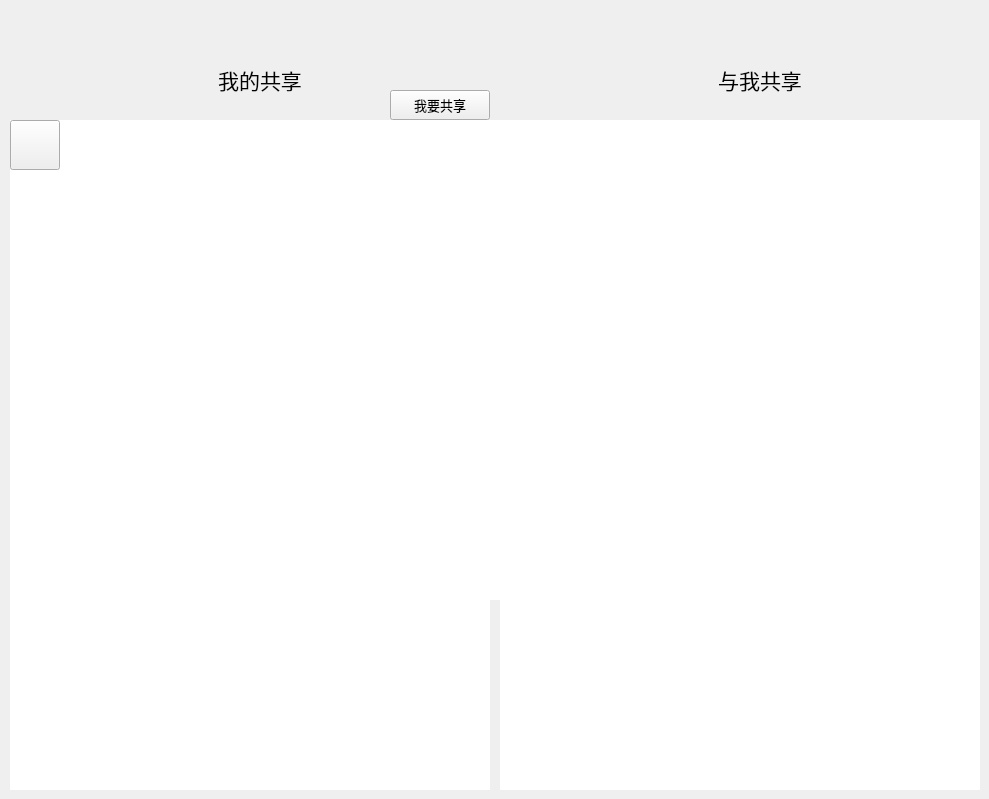
    <widget class="QWidget" name="page3">
     <widget class="QLabel" name="p3_share1">
      <property name="geometry">
       <rect>
        <x>200</x>
        <y>60</y>
        <width>120</width>
        <height>40</height>
       </rect>
      </property>
      <property name="minimumSize">
       <size>
        <width>120</width>
        <height>40</height>
       </size>
      </property>
      <property name="maximumSize">
       <size>
        <width>120</width>
        <height>40</height>
       </size>
      </property>
      <property name="font">
       <font>
        <family>微软雅黑</family>
        <pointsize>16</pointsize>
       </font>
      </property>
      <property name="text">
       <string>我的共享</string>
      </property>
      <property name="alignment">
       <set>Qt::AlignCenter</set>
      </property>
     </widget>
     <widget class="QLabel" name="p3_shared1">
      <property name="geometry">
       <rect>
        <x>700</x>
        <y>60</y>
        <width>120</width>
        <height>40</height>
       </rect>
      </property>
      <property name="minimumSize">
       <size>
        <width>120</width>
        <height>40</height>
       </size>
      </property>
      <property name="maximumSize">
       <size>
        <width>120</width>
        <height>40</height>
       </size>
      </property>
      <property name="font">
       <font>
        <family>微软雅黑</family>
        <pointsize>16</pointsize>
       </font>
      </property>
      <property name="text">
       <string>与我共享</string>
      </property>
      <property name="alignment">
       <set>Qt::AlignCenter</set>
      </property>
     </widget>
     <widget class="QPushButton" name="p3_wantshare">
      <property name="geometry">
       <rect>
        <x>390</x>
        <y>90</y>
        <width>100</width>
        <height>30</height>
       </rect>
      </property>
      <property name="minimumSize">
       <size>
        <width>100</width>
        <height>30</height>
       </size>
      </property>
      <property name="maximumSize">
       <size>
        <width>100</width>
        <height>30</height>
       </size>
      </property>
      <property name="font">
       <font>
        <family>微软雅黑</family>
        <pointsize>10</pointsize>
       </font>
      </property>
      <property name="text">
       <string>我要共享</string>
      </property>
     </widget>
     <widget class="QListView" name="p3_share">
      <property name="geometry">
       <rect>
        <x>10</x>
        <y>120</y>
        <width>480</width>
        <height>670</height>
       </rect>
      </property>
      <property name="minimumSize">
       <size>
        <width>480</width>
        <height>670</height>
       </size>
      </property>
      <property name="maximumSize">
       <size>
        <width>480</width>
        <height>670</height>
       </size>
      </property>
      <property name="frameShape">
       <enum>QFrame::NoFrame</enum>
      </property>
     </widget>
     <widget class="QListView" name="p3_shared">
      <property name="geometry">
       <rect>
        <x>500</x>
        <y>120</y>
        <width>480</width>
        <height>670</height>
       </rect>
      </property>
      <property name="minimumSize">
       <size>
        <width>480</width>
        <height>670</height>
       </size>
      </property>
      <property name="maximumSize">
       <size>
        <width>480</width>
        <height>670</height>
       </size>
      </property>
      <property name="frameShape">
       <enum>QFrame::NoFrame</enum>
      </property>
     </widget>
     <widget class="QTextBrowser" name="p3_text1">
      <property name="geometry">
       <rect>
        <x>10</x>
        <y>170</y>
        <width>480</width>
        <height>620</height>
       </rect>
      </property>
      <property name="minimumSize">
       <size>
        <width>480</width>
        <height>620</height>
       </size>
      </property>
      <property name="maximumSize">
       <size>
        <width>480</width>
        <height>420</height>
       </size>
      </property>
      <property name="font">
       <font>
        <family>微软雅黑</family>
        <pointsize>11</pointsize>
       </font>
      </property>
      <property name="frameShape">
       <enum>QFrame::NoFrame</enum>
      </property>
     </widget>
     <widget class="QPushButton" name="p3_return1">
      <property name="geometry">
       <rect>
        <x>10</x>
        <y>120</y>
        <width>50</width>
        <height>50</height>
       </rect>
      </property>
      <property name="minimumSize">
       <size>
        <width>50</width>
        <height>50</height>
       </size>
      </property>
      <property name="maximumSize">
       <size>
        <width>50</width>
        <height>50</height>
       </size>
      </property>
      <property name="text">
       <string/>
      </property>
     </widget>
     <widget class="QLabel" name="p3_title1">
      <property name="geometry">
       <rect>
        <x>90</x>
        <y>130</y>
        <width>360</width>
        <height>40</height>
       </rect>
      </property>
      <property name="minimumSize">
       <size>
        <width>360</width>
        <height>40</height>
       </size>
      </property>
      <property name="maximumSize">
       <size>
        <width>360</width>
        <height>40</height>
       </size>
      </property>
      <property name="font">
       <font>
        <family>微软雅黑</family>
        <pointsize>12</pointsize>
       </font>
      </property>
      <property name="text">
       <string/>
      </property>
      <property name="alignment">
       <set>Qt::AlignCenter</set>
      </property>
     </widget>
     <widget class="QLabel" name="p3_title2">
      <property name="geometry">
       <rect>
        <x>580</x>
        <y>130</y>
        <width>360</width>
        <height>40</height>
       </rect>
      </property>
      <property name="minimumSize">
       <size>
        <width>360</width>
        <height>40</height>
       </size>
      </property>
      <property name="maximumSize">
       <size>
        <width>360</width>
        <height>40</height>
       </size>
      </property>
      <property name="font">
       <font>
        <family>微软雅黑</family>
        <pointsize>12</pointsize>
       </font>
      </property>
      <property name="text">
       <string/>
      </property>
      <property name="alignment">
       <set>Qt::AlignCenter</set>
      </property>
     </widget>
     <widget class="QTextBrowser" name="p3_text2">
      <property name="geometry">
       <rect>
        <x>500</x>
        <y>170</y>
        <width>480</width>
        <height>620</height>
       </rect>
      </property>
      <property name="minimumSize">
       <size>
        <width>480</width>
        <height>620</height>
       </size>
      </property>
      <property name="maximumSize">
       <size>
        <width>480</width>
        <height>420</height>
       </size>
      </property>
      <property name="font">
       <font>
        <family>微软雅黑</family>
        <pointsize>11</pointsize>
       </font>
      </property>
      <property name="frameShape">
       <enum>QFrame::NoFrame</enum>
      </property>
     </widget>
     <widget class="QPushButton" name="p3_return2">
      <property name="geometry">
       <rect>
        <x>500</x>
        <y>120</y>
        <width>50</width>
        <height>50</height>
       </rect>
      </property>
      <property name="minimumSize">
       <size>
        <width>50</width>
        <height>50</height>
       </size>
      </property>
      <property name="maximumSize">
       <size>
        <width>50</width>
        <height>50</height>
       </size>
      </property>
      <property name="text">
       <string/>
      </property>
     </widget>
     <widget class="QWidget" name="shared" native="true">
      <property name="geometry">
       <rect>
        <x>240</x>
        <y>110</y>
        <width>400</width>
        <height>500</height>
       </rect>
      </property>
      <property name="minimumSize">
       <size>
        <width>400</width>
        <height>500</height>
       </size>
      </property>
      <property name="maximumSize">
       <size>
        <width>400</width>
        <height>500</height>
       </size>
      </property>
      <widget class="QLabel" name="shared_bg">
       <property name="geometry">
        <rect>
         <x>0</x>
         <y>0</y>
         <width>400</width>
         <height>500</height>
        </rect>
       </property>
       <property name="minimumSize">
        <size>
         <width>400</width>
         <height>500</height>
        </size>
       </property>
       <property name="maximumSize">
        <size>
         <width>400</width>
         <height>500</height>
        </size>
       </property>
       <property name="text">
        <string/>
       </property>
      </widget>
      <widget class="QListView" name="p3_follow">
       <property name="geometry">
        <rect>
         <x>10</x>
         <y>10</y>
         <width>190</width>
         <height>480</height>
        </rect>
       </property>
       <property name="minimumSize">
        <size>
         <width>190</width>
         <height>480</height>
        </size>
       </property>
       <property name="maximumSize">
        <size>
         <width>190</width>
         <height>480</height>
        </size>
       </property>
       <property name="frameShape">
        <enum>QFrame::NoFrame</enum>
       </property>
      </widget>
      <widget class="QListView" name="p3_notes">
       <property name="geometry">
        <rect>
         <x>210</x>
         <y>10</y>
         <width>180</width>
         <height>480</height>
        </rect>
       </property>
       <property name="minimumSize">
        <size>
         <width>180</width>
         <height>480</height>
        </size>
       </property>
       <property name="maximumSize">
        <size>
         <width>180</width>
         <height>480</height>
        </size>
       </property>
       <property name="frameShape">
        <enum>QFrame::NoFrame</enum>
       </property>
      </widget>
     </widget>
    </widget>
